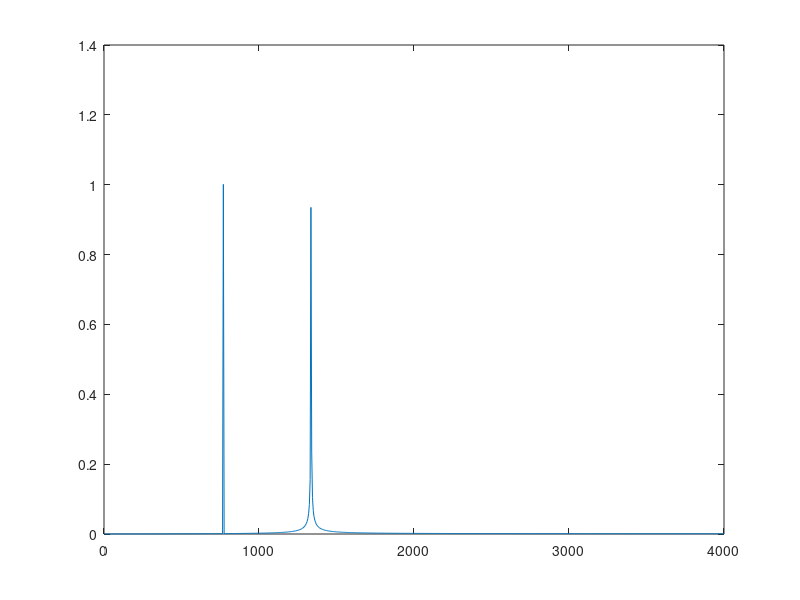

The MATLAB script that drew this image:
function [key,fs] = DTMFdecode()
%[key,fs] = DTMFdecode(filename)
%
%This function decodes an audio signal into the corresponding key.
%
%Parameters:
%filename = audio signal
%
%Defaults:
%	duration = 200
%	weight = [1 1]
%   fs = 8000

% [S, fs] = audioread(filename);

N = 200 * 8000/1000;
fs = 8000;
lf_signal = sin(2*pi*770*(0:N-1)/fs);
hf_signal = sin(2*pi*1336*(0:N-1)/fs);
S = lf_signal+hf_signal;

Y = fft(S);
L = length(S);
P2 = abs(Y/L);
P1 = P2(1:L/2+1);
P1(2:end-1) = 2*P1(2:end-1);
f = fs*(0:(L/2))/L;

% x_axis = linspace(0, dur, length(S));
% subplot(2,1,1)
% plot(x_axis, S);

%subplot(2,1,2);
plot(f,P1);

max1 = -inf;
max2 = -inf;

for k = 1:length(P1)
    if P1(k) > max1 && P1(k) > max2
        max2 = max1;
        max1 = k;
    elseif P1(k) < max1 && P1(k) > max2
        max2 = k;
    end
end

max1
max2


